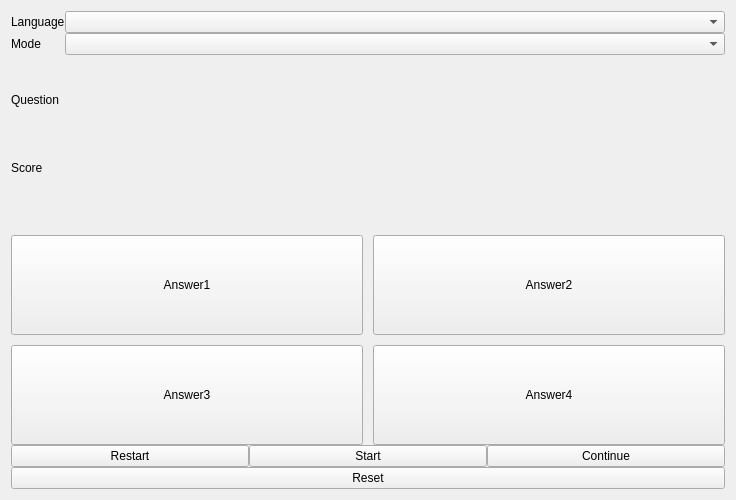
<?xml version="1.0" encoding="UTF-8"?>
<ui version="4.0">
 <class>WidgetGame</class>
 <widget class="QWidget" name="WidgetGame">
  <property name="geometry">
   <rect>
    <x>0</x>
    <y>0</y>
    <width>736</width>
    <height>500</height>
   </rect>
  </property>
  <property name="windowTitle">
   <string>Form</string>
  </property>
  <layout class="QVBoxLayout" name="verticalLayout_4">
   <property name="spacing">
    <number>0</number>
   </property>
   <item>
    <layout class="QHBoxLayout" name="horizontalLayout">
     <item>
      <layout class="QVBoxLayout" name="verticalLayout_3">
       <item>
        <widget class="QLabel" name="labelChooseLang">
         <property name="sizePolicy">
          <sizepolicy hsizetype="Fixed" vsizetype="Preferred">
           <horstretch>0</horstretch>
           <verstretch>0</verstretch>
          </sizepolicy>
         </property>
         <property name="text">
          <string>Language</string>
         </property>
        </widget>
       </item>
       <item>
        <widget class="QLabel" name="labelChooseMode">
         <property name="sizePolicy">
          <sizepolicy hsizetype="Fixed" vsizetype="Preferred">
           <horstretch>0</horstretch>
           <verstretch>0</verstretch>
          </sizepolicy>
         </property>
         <property name="text">
          <string>Mode</string>
         </property>
        </widget>
       </item>
      </layout>
     </item>
     <item>
      <layout class="QVBoxLayout" name="verticalLayout">
       <item>
        <widget class="QComboBox" name="comboBoxChooseLang">
         <property name="sizePolicy">
          <sizepolicy hsizetype="Expanding" vsizetype="Fixed">
           <horstretch>0</horstretch>
           <verstretch>0</verstretch>
          </sizepolicy>
         </property>
         <property name="minimumSize">
          <size>
           <width>100</width>
           <height>0</height>
          </size>
         </property>
        </widget>
       </item>
       <item>
        <widget class="QComboBox" name="comboBoxChooseMode"/>
       </item>
      </layout>
     </item>
    </layout>
   </item>
   <item>
    <layout class="QHBoxLayout" name="horizontalLayout_7">
     <item>
      <widget class="QLabel" name="labelQuestion">
       <property name="sizePolicy">
        <sizepolicy hsizetype="Fixed" vsizetype="Preferred">
         <horstretch>0</horstretch>
         <verstretch>0</verstretch>
        </sizepolicy>
       </property>
       <property name="minimumSize">
        <size>
         <width>0</width>
         <height>70</height>
        </size>
       </property>
       <property name="text">
        <string>Question</string>
       </property>
      </widget>
     </item>
     <item>
      <widget class="QLabel" name="labelQuestionEdit">
       <property name="sizePolicy">
        <sizepolicy hsizetype="Preferred" vsizetype="Fixed">
         <horstretch>0</horstretch>
         <verstretch>0</verstretch>
        </sizepolicy>
       </property>
       <property name="minimumSize">
        <size>
         <width>0</width>
         <height>90</height>
        </size>
       </property>
       <property name="font">
        <font>
         <pointsize>16</pointsize>
        </font>
       </property>
       <property name="text">
        <string/>
       </property>
       <property name="alignment">
        <set>Qt::AlignCenter</set>
       </property>
       <property name="wordWrap">
        <bool>true</bool>
       </property>
      </widget>
     </item>
    </layout>
   </item>
   <item>
    <layout class="QHBoxLayout" name="horizontalLayout_6">
     <item>
      <widget class="QLabel" name="labelScoreTitle">
       <property name="sizePolicy">
        <sizepolicy hsizetype="Fixed" vsizetype="Preferred">
         <horstretch>0</horstretch>
         <verstretch>0</verstretch>
        </sizepolicy>
       </property>
       <property name="text">
        <string>Score</string>
       </property>
      </widget>
     </item>
     <item>
      <widget class="QLabel" name="labelScore">
       <property name="minimumSize">
        <size>
         <width>0</width>
         <height>30</height>
        </size>
       </property>
       <property name="text">
        <string/>
       </property>
      </widget>
     </item>
    </layout>
   </item>
   <item>
    <widget class="QLabel" name="labelGameState">
     <property name="minimumSize">
      <size>
       <width>0</width>
       <height>30</height>
      </size>
     </property>
     <property name="text">
      <string/>
     </property>
    </widget>
   </item>
   <item>
    <layout class="QVBoxLayout" name="verticalLayout_2">
     <property name="spacing">
      <number>0</number>
     </property>
     <item>
      <layout class="QGridLayout" name="gridLayout_2">
       <item row="0" column="1">
        <layout class="QGridLayout" name="gridLayout">
         <property name="spacing">
          <number>10</number>
         </property>
         <item row="0" column="0">
          <widget class="QPushButton" name="pushButtonAnswer1">
           <property name="sizePolicy">
            <sizepolicy hsizetype="Ignored" vsizetype="Fixed">
             <horstretch>0</horstretch>
             <verstretch>0</verstretch>
            </sizepolicy>
           </property>
           <property name="minimumSize">
            <size>
             <width>0</width>
             <height>100</height>
            </size>
           </property>
           <property name="mouseTracking">
            <bool>false</bool>
           </property>
           <property name="tabletTracking">
            <bool>false</bool>
           </property>
           <property name="acceptDrops">
            <bool>false</bool>
           </property>
           <property name="autoFillBackground">
            <bool>false</bool>
           </property>
           <property name="text">
            <string>Answer1</string>
           </property>
          </widget>
         </item>
         <item row="0" column="1">
          <widget class="QPushButton" name="pushButtonAnswer2">
           <property name="sizePolicy">
            <sizepolicy hsizetype="Ignored" vsizetype="Fixed">
             <horstretch>0</horstretch>
             <verstretch>0</verstretch>
            </sizepolicy>
           </property>
           <property name="minimumSize">
            <size>
             <width>0</width>
             <height>100</height>
            </size>
           </property>
           <property name="text">
            <string>Answer2</string>
           </property>
          </widget>
         </item>
         <item row="1" column="0">
          <widget class="QPushButton" name="pushButtonAnswer3">
           <property name="sizePolicy">
            <sizepolicy hsizetype="Ignored" vsizetype="Fixed">
             <horstretch>0</horstretch>
             <verstretch>0</verstretch>
            </sizepolicy>
           </property>
           <property name="minimumSize">
            <size>
             <width>0</width>
             <height>100</height>
            </size>
           </property>
           <property name="text">
            <string>Answer3</string>
           </property>
          </widget>
         </item>
         <item row="1" column="1">
          <widget class="QPushButton" name="pushButtonAnswer4">
           <property name="sizePolicy">
            <sizepolicy hsizetype="Ignored" vsizetype="Fixed">
             <horstretch>0</horstretch>
             <verstretch>0</verstretch>
            </sizepolicy>
           </property>
           <property name="minimumSize">
            <size>
             <width>0</width>
             <height>100</height>
            </size>
           </property>
           <property name="text">
            <string>Answer4</string>
           </property>
          </widget>
         </item>
        </layout>
       </item>
      </layout>
     </item>
    </layout>
   </item>
   <item>
    <layout class="QHBoxLayout" name="horizontalLayout_3">
     <item>
      <widget class="QPushButton" name="pushButtonRestart">
       <property name="text">
        <string>Restart</string>
       </property>
      </widget>
     </item>
     <item>
      <widget class="QPushButton" name="pushButtonStartGame">
       <property name="text">
        <string>Start</string>
       </property>
      </widget>
     </item>
     <item>
      <widget class="QPushButton" name="pushButtonContinue">
       <property name="text">
        <string>Continue</string>
       </property>
      </widget>
     </item>
    </layout>
   </item>
   <item>
    <widget class="QPushButton" name="pushButtonReset">
     <property name="text">
      <string>Reset</string>
     </property>
    </widget>
   </item>
  </layout>
 </widget>
 <resources/>
 <connections/>
</ui>
